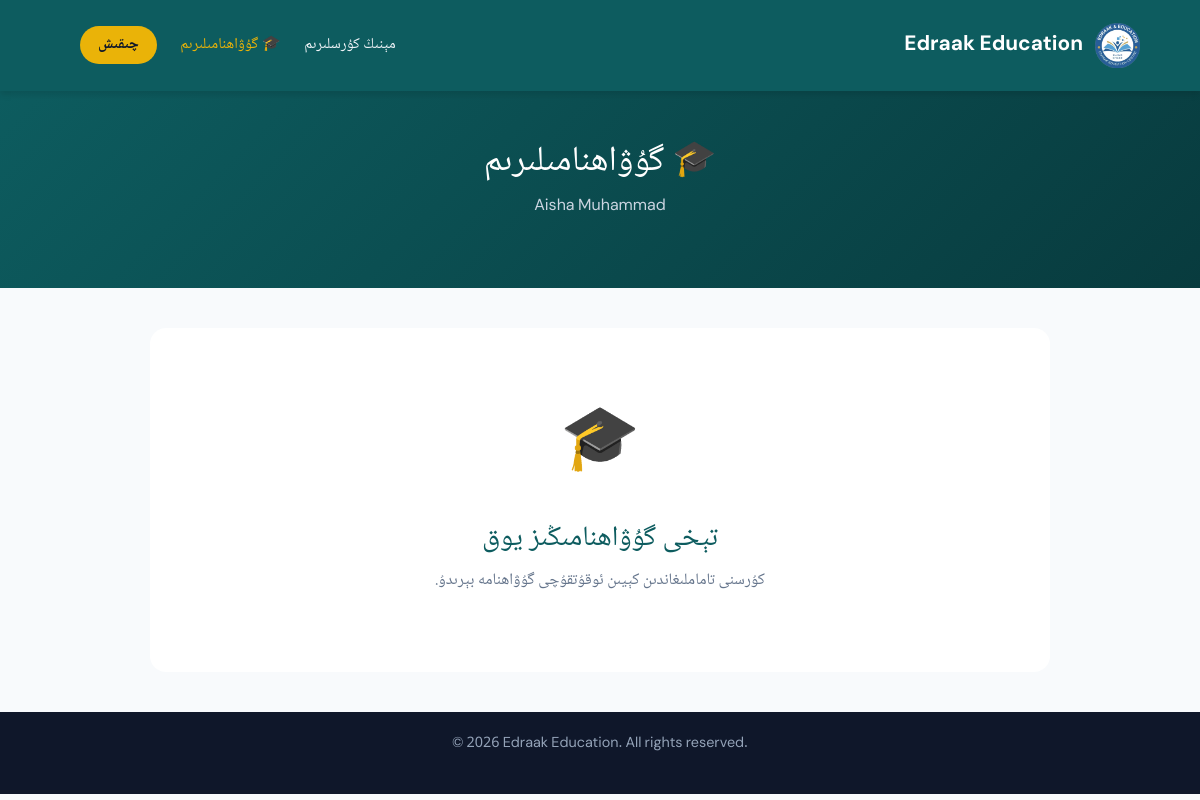
Screenshot of /certificates/ (signed in) with the database file from the repository.
### courses/models.py (models this page shows, shortened)
class SiteSettings(models.Model):
    site_name = models.CharField(max_length=200, default='Edraak Education', verbose_name="توربەت ئىسمى (ئېنگلىزچە)")
    site_name_ug = models.CharField(max_length=200, default='ئىدراك مائارىپى', verbose_name="توربەت ئىسمى (ئۇيغۇرچە)")
    tagline = models.CharField(max_length=300, blank=True, default='Guiding the Future | كەلگۈسىگە يېتەكلەش',
                               verbose_name="شۇئار")
    logo = models.ImageField(upload_to='site/', blank=True, null=True, verbose_name="لوگو رەسىمى")
    about_title_ug = models.CharField(max_length=200, default='ئىدراك مائارىپى غايىسى',
                                      verbose_name="بىز ھەققىدە ماۋزۇسى (ئۇيغۇرچە)")
    about_text_ug = models.TextField(blank=True, verbose_name="بىز ھەققىدە مەزمۇنى (ئۇيغۇرچە)")
    about_title_en = models.CharField(max_length=200, default='Our Mission',
                                      verbose_name="بىز ھەققىدە ماۋزۇسى (ئېنگلىزچە)")
    about_text_en = models.TextField(blank=True, verbose_name="بىز ھەققىدە مەزمۇنى (ئېنگلىزچە)")
    whatsapp = models.CharField(max_length=50, blank=True, default='905444362947',
                                verbose_name="WhatsApp نومۇرى (پەقەت سان)")
    telegram = models.CharField(max_length=100, blank=True, default='salman_muallim', verbose_name="Telegram ئادرېسى")
    email = models.EmailField(blank=True, default='salmanuyghur3@gmail.com', verbose_name="Email")
    phone = models.CharField(max_length=50, blank=True, default='+90 544 436 29 47',
                             verbose_name="تېلېفون نومۇرى (كۆرۈنۈش)")
    address = models.CharField(max_length=300, blank=True, verbose_name="ئادرېس")
    footer_text = models.CharField(max_length=300, blank=True, default='© 2026 Edraak Education. All rights reserved.',
                                   verbose_name="Footer تېكىستى")
    class Meta:
        verbose_name = "توربەت تەڭشەكلىرى"
        verbose_name_plural = "توربەت تەڭشەكلىرى"
    @classmethod
    def get_settings(cls):
        settings, created = cls.objects.get_or_create(id=1)
        return settings

class CustomUser(AbstractUser):
    ROLE_CHOICES = [
        ('student', 'ئوقۇغۇچى'),
        ('teacher', 'ئوقۇتقۇچى'),
        ('admin', 'باشقۇرغۇچى'),
    ]
    phone = models.CharField(max_length=20, blank=True, verbose_name="تېلېفون نومۇرى")
    telegram_id = models.CharField(max_length=100, blank=True, verbose_name="تېلېگرامما ئادرېسى")
    full_name = models.CharField(max_length=200, blank=True, verbose_name="ئىسمى فامىلىسى")
    role = models.CharField(max_length=20, choices=ROLE_CHOICES, default='student', verbose_name="رولى")
    class Meta:
        verbose_name = "ئىشلەتكۈچى"
        verbose_name_plural = "ئىشلەتكۈچىلەر"

### courses/views.py (the view)
# urls.py: path('certificates/', views.my_certificates, name='my_certificates'),
@login_required
def my_certificates(request):
    certificates = Certificate.objects.filter(
        student=request.user
    ).select_related('course', 'course__instructor').order_by('-issue_date')
    context = {
        'certificates': certificates,
    }
    return render(request, 'my_certificates.html', context)

### courses/context_processors.py (called while the page is built)
def site_settings(request):
    return {
        'settings': SiteSettings.get_settings()
    }

### courses/templates/my_certificates.html (shortened to what this page needs)
{% extends 'base.html' %}
{% block content %}
<header>
    <div class="navbar">
        <div class="logo-area">
            {% if settings.logo %}
            <img src="{{ settings.logo.url }}" alt="{{ settings.site_name }}" style="width: 45px; height: 45px; object-fit: contain; border-radius: 8px;">
            {% endif %}
            <a href="{% url 'index' %}" class="brand-name" style="text-decoration:none;"> {{ settings.site_name }}</a>
        </div>
        <div class="nav-menu">
            <nav>
                <a href="{% url 'my_enrollments' %}">مېنىڭ كۇرسلىرىم</a>
                <a href="{% url 'my_certificates' %}" style="color: #eab308;">🎓 گۇۋاھنامىلىرىم</a>
                <a href="{% url 'logout' %}" class="login-nav-btn">چىقىش</a>
            </nav>
        </div>
    </div>
</header>
<section style="background: linear-gradient(135deg, #0d5c5f 0%, #083b3e 100%); color: white; padding: 50px 5%;">
    <div style="max-width: 900px; margin: 0 auto; text-align: center;">
        <h1 style="font-size: 2.2rem; margin-bottom: 10px;">🎓 گۇۋاھنامىلىرىم</h1>
        <p style="color: #cbd5e1;">{{ user.full_name|default:user.username }}</p>
    </div>
</section>
<section style="padding: 40px 5%;">
    <div style="max-width: 900px; margin: 0 auto;">
        {% if certificates %}
        <div style="display: grid; grid-template-columns: repeat(auto-fill, minmax(350px, 1fr)); gap: 20px; direction: rtl;">
            {% for cert in certificates %}
            <div style="background: white; border-radius: 16px; box-shadow: 0 4px 15px rgba(0,0,0,0.05); padding: 30px; border-top: 4px solid #eab308; text-align: center;">
                <div style="font-size: 4rem; margin-bottom: 15px;">🎓</div>
                <h3 style="color: #0d5c5f; font-size: 1.2rem; margin-bottom: 10px;">{{ cert.course.title }}</h3>
                <div style="background: #f8fafc; padding: 15px; border-radius: 8px; margin-bottom: 15px;">
                    <p style="color: #64748b; font-size: 0.85rem; margin-bottom: 5px;">
                        📋 گۇۋاھنامە نومۇرى: <strong>{{ cert.certificate_number }}</strong>
                    </p>
                    <p style="color: #64748b; font-size: 0.85rem; margin-bottom: 5px;">
                        📅 بېرىلغان ۋاقتى: {{ cert.issue_date|date:"Y-m-d" }}
                    </p>
                    {% if cert.course.instructor %}
                    <p style="color: #64748b; font-size: 0.85rem;">
                        👨‍🏫 ئوقۇتقۇچى: {{ cert.course.instructor.name }}
                    </p>
                    {% endif %}
                </div>
                <a href="{% url 'download_certificate' cert.id %}" target="_blank" class="btn" style="display: inline-block; background-color: #0d5c5f; color: white; padding: 12px 30px; border-radius: 8px; text-decoration: none; font-weight: bold;">
                    🖨️ گۇۋاھنامىنى بېسىش / PDF ساقلاش
                </a>
            </div>
            {% endfor %}
        </div>
        {% else %}
        <div style="text-align: center; padding: 60px 20px; background: white; border-radius: 16px;">
            <div style="font-size: 4rem; margin-bottom: 20px;">🎓</div>
            <h3 style="color: #0d5c5f; margin-bottom: 10px;">تېخى گۇۋاھنامىڭىز يوق</h3>
            <p style="color: #64748b;">كۇرسنى تاماملىغاندىن كېيىن ئوقۇتقۇچى گۇۋاھنامە بېرىدۇ.</p>
        </div>
        {% endif %}
    </div>
</section>
<footer>
    <p>{{ settings.footer_text }}</p>
</footer>
{% endblock %}

### static/css/style.css (style rules this page uses)
* { margin: 0; padding: 0; box-sizing: border-box; }
html, body { direction: rtl; text-align: right; }
body { background-color: #f8fafc; color: #1e293b; line-height: 1.8; font-family: 'Noto Naskh Arabic', 'UKIJ Ekran', 'Microsoft Uighur', 'DM Sans', sans-serif; font-size: 16px; }
header { background-color: #0d5c5f; padding: 15px 5%; position: sticky; top: 0; z-index: 1000; box-shadow: 0 4px 6px rgba(0,0,0,0.1); direction: rtl; }
.navbar { display: flex; justify-content: space-between; align-items: center; flex-wrap: wrap; gap: 15px; }
.logo-area { display: flex; align-items: center; gap: 12px; }
.brand-name { color: #ffffff; font-size: 1.3rem; font-weight: 700; }
.nav-menu { display: flex; align-items: center; flex-wrap: wrap; }
nav a { color: #f1f5f9; text-decoration: none; margin-left: 20px; font-weight: 500; transition: color 0.3s; font-size: 0.95rem; }
.login-nav-btn { background-color: #eab308; color: #0f172a !important; padding: 6px 18px; border-radius: 20px; font-weight: bold; margin-left: 20px; cursor: pointer; transition: 0.3s; }
section { padding: 80px 5%; text-align: center; direction: rtl; }
footer { background-color: #0f172a; color: #94a3b8; text-align: center; padding: 20px; font-size: 0.9rem; direction: ltr; }

### rows the page displays
SiteSettings: logo (picture), site_name "Edraak Education", footer_text "© 2026 Edraak Education. All rights reserved."
CustomUser: full_name "Aisha Muhammad"
